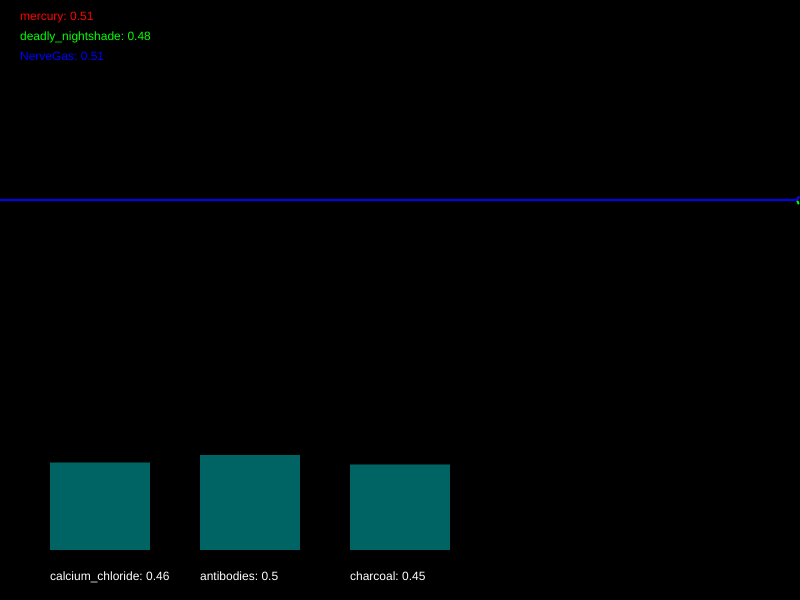
Frame 1 (no input)
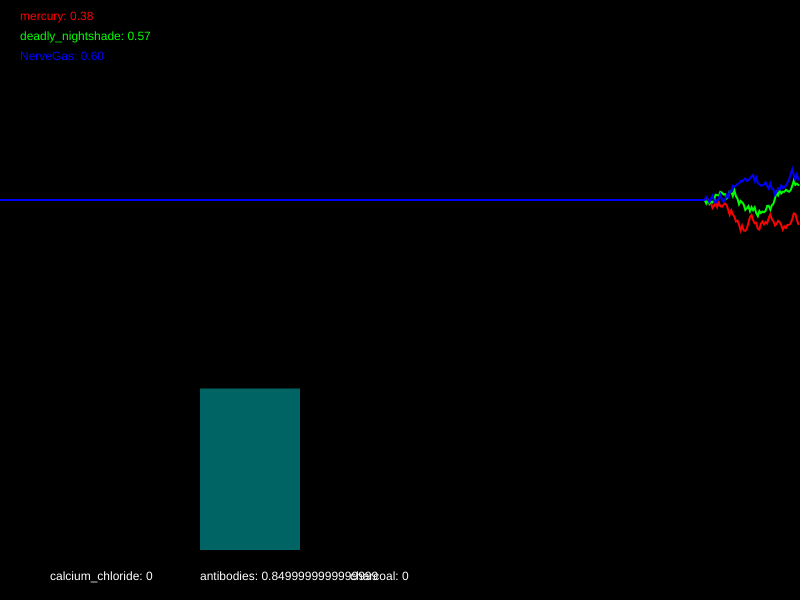
Frame 60 (no input)
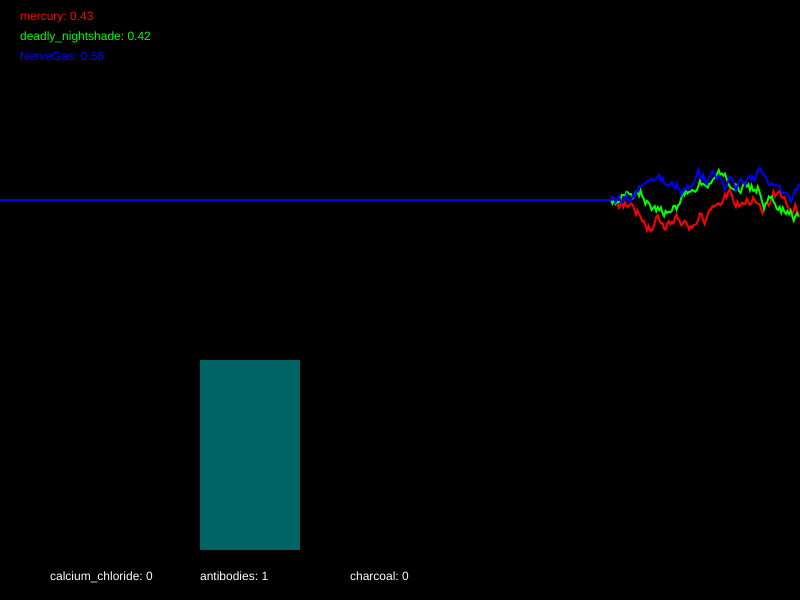
Frame 120 (the mouse pressed at the canvas centre since frame 60)

The p5.js sketch that drew these frames (run headless with seeded random() and noise() and a simulated clock; from frame 60 on, the mouse is pressed at the canvas centre):

// p5.js sketch
// ── sketch.js
/*

Officer: 2120469
CaseNum: 401-0-78040867-2120469

Case 401 - The Case of Norbert's Weiner Stand
Stage 1 - Noxious Weiner

Console city has been plunged into chaos. The notorious poisoner Norbert has struck the population down with a potent poison. Word has it that he is smuggling his venomous filth via a streetside weiner stand. Hundreds of people have been affected, and the municipal water company tells me that their sewers are at full capacity. This is no laughing matter. I need you to head down to our lab and work on an antidote.

You must develop the antidote by using conditional statements in the draw loop to
do the following:

	- If NerveGas goes above 0.25, decrease calcium_chloride by 0.05
	- When deadly_nightshade goes above 0.4, raise calcium_chloride by 0.01
	- When mercury dips below 0.45, try decreasing antibodies by 0.01
	- When deadly_nightshade dips below 0.5, increment antibodies by 0.04
	- When NerveGas dips below 0.52, try decreasing charcoal by 0.05
	- When deadly_nightshade goes above 0.75, increase charcoal by 0.01


Your conditional statements should consider the following poisons:

	- mercury
	- deadly_nightshade
	- NerveGas


Your conditional statements should modify the following antidotes:

	- calcium_chloride
	- antibodies
	- charcoal


- There are many ways to complete this task but you should only use the following commands and operators:

	if(){}
	>
	<
	+=
	-=

*/

//Declare the poison variables
var mercury;
var deadly_nightshade;
var NerveGas;


//Declare the antidote variables
var calcium_chloride;
var antibodies;
var charcoal;


//This variable is used for drawing the graph
var graphs;


function setup()
{

	createCanvas(800,600);
	strokeWeight(2);

	//initialise the poisons and antidotes
	mercury = 0.5;
	deadly_nightshade = 0.5;
	NerveGas = 0.5;
	calcium_chloride = 0.5;
	antibodies = 0.5;
	charcoal = 0.5;


	//fills the graph with empty values
	graphs = [];

	for(var i = 0; i < 3; i++)
	{
		graphs.push([]);
		for(var j = 0; j < 512; j++)
		{
			graphs[i].push(0.5);
		}
	}

}

function draw()
{

	//Develop the antidote below
	//Write conditional statements to change the amount of each substance ...

    if (NerveGas > 0.25){
        calcium_chloride -= 0.05;
    }
    
    if (deadly_nightshade > 0.4){
        calcium_chloride += 0.01;    
    }
    
    if (mercury < 0.45){
        antibodies -= 0.01;
    }

    if (deadly_nightshade < 0.5){
        antibodies += 0.04;
    }
    
    if (NerveGas < 0.52){
        charcoal -= 0.05;
;    }
    
    if (deadly_nightshade > 0.75){
        charcoal += 0.01;
    }
   
    
	//////////////////////////////////////////////////////

	//the code below generates new values using random numbers

	/*
		For testing, you might want to temporarily comment out
		these lines and set the same variables to constant values
		instead.
	*/

	mercury = nextValue(graphs[0],mercury);
	deadly_nightshade = nextValue(graphs[1],deadly_nightshade);
	NerveGas = nextValue(graphs[2],NerveGas);


	calcium_chloride = constrain(calcium_chloride, 0, 1);
	antibodies = constrain(antibodies, 0, 1);
	charcoal = constrain(charcoal, 0, 1);


	///////// DO NOT CHANGE THE CODE BELOW ///////////

	//drawing code

	// set background
	background(0);
	noFill();

	//draw the graphs for the vitals
	var colors = [
	color(255, 0, 0),
	color(0, 255, 0),
	color(0, 0, 255),
	color(255, 0, 255),
	color(255, 255, 0),
	color(0, 255, 255)
	];

	for(var i = 0; i < graphs.length; i++)
	{
		stroke(colors[i]);
		drawGraph(graphs[i]);
	}

	//draw the poisons as text
	noStroke();
	fill(colors[0]);
	text('mercury: ' + nf(mercury,1,2), 20,20);
	fill(colors[1]);
	text('deadly_nightshade: ' + nf(deadly_nightshade,1,2), 20,40);
	fill(colors[2]);
	text('NerveGas: ' + nf(NerveGas,1,2), 20,60);


	//draw the antidotes bar chart
	drawBar(calcium_chloride,50,'calcium_chloride');
	drawBar(antibodies,200,'antibodies');
	drawBar(charcoal,350,'charcoal');


}

function nextValue(graph, val)
{
	//gets the next value for a vital and puts it in an array for drawing
	var delta = random(-0.03,0.03);

	val += delta;
	if(val > 1 || val < 0)
	{
		delta *= -1;
		val += delta * 2;
	}

	graph.push(val)
	graph.shift();
	return val;
}

function drawGraph(graph)
{
	//draws an array as a graph
	beginShape();
	for(var i = 0; i < graph.length; i++)
	{
			vertex(width * i/512, height * 0.5 - graph[i]* height/3)
	}
	endShape();
}


function drawBar(val, x, name)
{
	//draws the bars for bar chart
    noStroke();
    fill(0,100,100);
	var mh = height * 0.4 - 50;
	rect(x,(height - 50) - val*mh, 100, val*mh);
    fill(255);
	text(name + ": " + val, x, height - 20);
}
